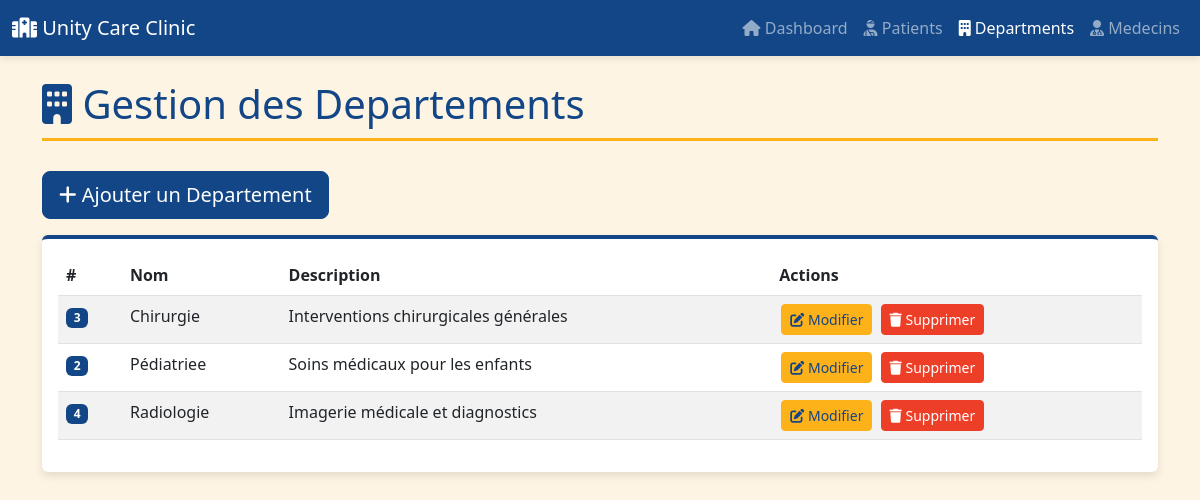
Page /src/views/departments.php on the committed database.
### tables this page shows
CREATE TABLE `departments` (
  `id` int(11) NOT NULL,
  `nom` varchar(100) NOT NULL,
  `description` text DEFAULT NULL,
  `created_at` timestamp NOT NULL DEFAULT current_timestamp()
);

### src/config/database.php (called while the page is built, shortened)
<?php
class Database
{
    private static $instance = null;
    private $host = 'localhost';
    private $db = 'unity_clinic_db';
    private $user = 'root';
    private $pass = '';
    private function __construct() {
        try {
            $this->connection = new PDO(
                "mysql:host={$this->host};dbname={$this->db};charset=utf8mb4",
                $this->user,
                $this->pass
            );
        } catch(PDOException $e) {
            die("Connection failed: " . $e->getMessage());
        }
    }
    public static function getInstance() {
        if (!self::$instance) {
            self::$instance = new Database();
        }
        return self::$instance->connection;
    }
}

### src/models/Departments.php (called while the page is built, shortened)
<?php
require_once '../config/database.php';
class Department {
    private $conn;
    public function __construct() {
        $this->conn = Database::getInstance();
    }
      public function getAll() {
        $sql = "SELECT * FROM departments ORDER BY nom ASC";
        $stmt = $this->conn->prepare($sql);
        $stmt->execute();
        return $stmt->fetchAll(PDO::FETCH_ASSOC);
    }
}

### src/views/departments.php (the view, shortened to what this page needs)
<?php
require_once '../config/database.php';
require_once '../models/Departments.php';
$departmentModel = new Department();
$departments = $departmentModel->getAll();
?>
<!DOCTYPE html>
<html lang="fr">
<head>
    <link href="https://cdn.jsdelivr.net/npm/bootstrap@5.3.0/dist/css/bootstrap.min.css" rel="stylesheet">
    <link rel="stylesheet" href="https://cdnjs.cloudflare.com/ajax/libs/font-awesome/6.4.0/css/all.min.css">
    <link rel="stylesheet" href="../public/style.css">
</head>
<body>
    <nav class="navbar navbar-expand-lg navbar-dark">
        <div class="container-fluid">
            <a class="navbar-brand" href="../public/index.php">
                <i class="fas fa-hospital"></i> Unity Care Clinic
            </a>
            <div class="collapse navbar-collapse" id="navbarNav">
                <ul class="navbar-nav ms-auto">
                    <li class="nav-item">
                        <a class="nav-link" href="../public/index.php">
                            <i class="fas fa-home"></i> Dashboard
                        </a>
                    </li>
                    <li class="nav-item">
                        <a class="nav-link" href="patients.php">
                            <i class="fas fa-user-injured"></i> Patients
                        </a>
                    </li>
                    <li class="nav-item">
                        <a class="nav-link active" href="departments.php">
                            <i class="fas fa-building"></i> Departments
                        </a>
                    </li>
                    <li class="nav-item">
                        <a class="nav-link" href="medecins.php">
                            <i class="fas fa-user-md"></i> Medecins
                        </a>
                    </li>
                </ul>
            </div>
        </div>
    </nav>
    <div class="container mt-4">
        <h1 class="page-title">
            <i class="fas fa-building"></i> Gestion des Departements
        </h1>
        <div class="mb-3">
            <button type="button" class="btn btn-primary btn-lg" data-bs-toggle="modal" data-bs-target="#departmentModal">
                <i class="fas fa-plus"></i> Ajouter un Departement
            </button>
        </div>
        <div class="card">
            <div class="card-body">
                <div class="table-responsive">
                    <table class="table table-striped">
                        <thead>
                            <tr>
                                <th>#</th>
                                <th>Nom</th>
                                <th>Description</th>
                                <th>Actions</th>
                            </tr>
                        </thead>
                        <tbody>
                            <?php foreach ($departments as $d): ?>
                                <tr>
                                    <td><span class="badge badge-primary"><?php echo htmlspecialchars($d['id']); ?></span></td>
                                    <td><?php echo htmlspecialchars($d['nom']); ?></td>
                                    <td><?php echo htmlspecialchars($d['description']); ?></td>
                                    <td class="action-buttons">
                                        <button type="button" class="btn btn-sm btn-warning" data-bs-toggle="modal" data-bs-target="#departmentModal" onclick="editDepartment(<?php echo htmlspecialchars(json_encode($d)); ?>)">
                                            <i class="fas fa-edit"></i> Modifier
                                        </button>
                                        <a href="?delete=<?php echo $d['id']; ?>" class="btn btn-sm btn-secondary" onclick="return confirm('Êtes-vous sûr?')">
                                            <i class="fas fa-trash"></i> Supprimer
                                        </a>
                                    </td>
                                </tr>
                            <?php endforeach; ?>
                        </tbody>
                    </table>
                </div>
            </div>
        </div>
    </div>
</body>
</html>

### src/public/style.css (style rules this page uses)
:root { --primary: #134686; --secondary: #ED3F27; --accent: #FEB21A; --light: #FDF4E3; }
body { background-color: var(--light); color: var(--primary); }
.navbar, .navbar-dark { background-color: var(--primary) !important; box-shadow: 0 2px 8px rgba(0, 0, 0, 0.1); }
.card { border: none; box-shadow: 0 4px 8px rgba(0, 0, 0, 0.1); border-top: 4px solid var(--primary); }
.btn-primary { background-color: var(--primary); border-color: var(--primary); }
.btn-secondary { background-color: var(--secondary); border-color: var(--secondary); }
.btn-warning { background-color: var(--accent); border-color: var(--accent); color: var(--primary); }
.table-hover tbody tr:hover, .table-striped tbody tr:nth-of-type(odd) { background-color: rgba(19, 70, 134, 0.05); }
.table thead { background-color: var(--primary); color: white; }
.badge-primary { background-color: var(--primary); }
.action-buttons a, .action-buttons button { margin: 0 2px; }
.page-title { color: var(--primary); border-bottom: 3px solid var(--accent); padding-bottom: 10px; margin-bottom: 30px; }

### rows in the picture
departments: id "3", nom "Chirurgie", description "Interventions chirurgicales générales"
departments: id "2", nom "Pédiatriee", description "Soins médicaux pour les enfants"
departments: id "4", nom "Radiologie", description "Imagerie médicale et diagnostics"
